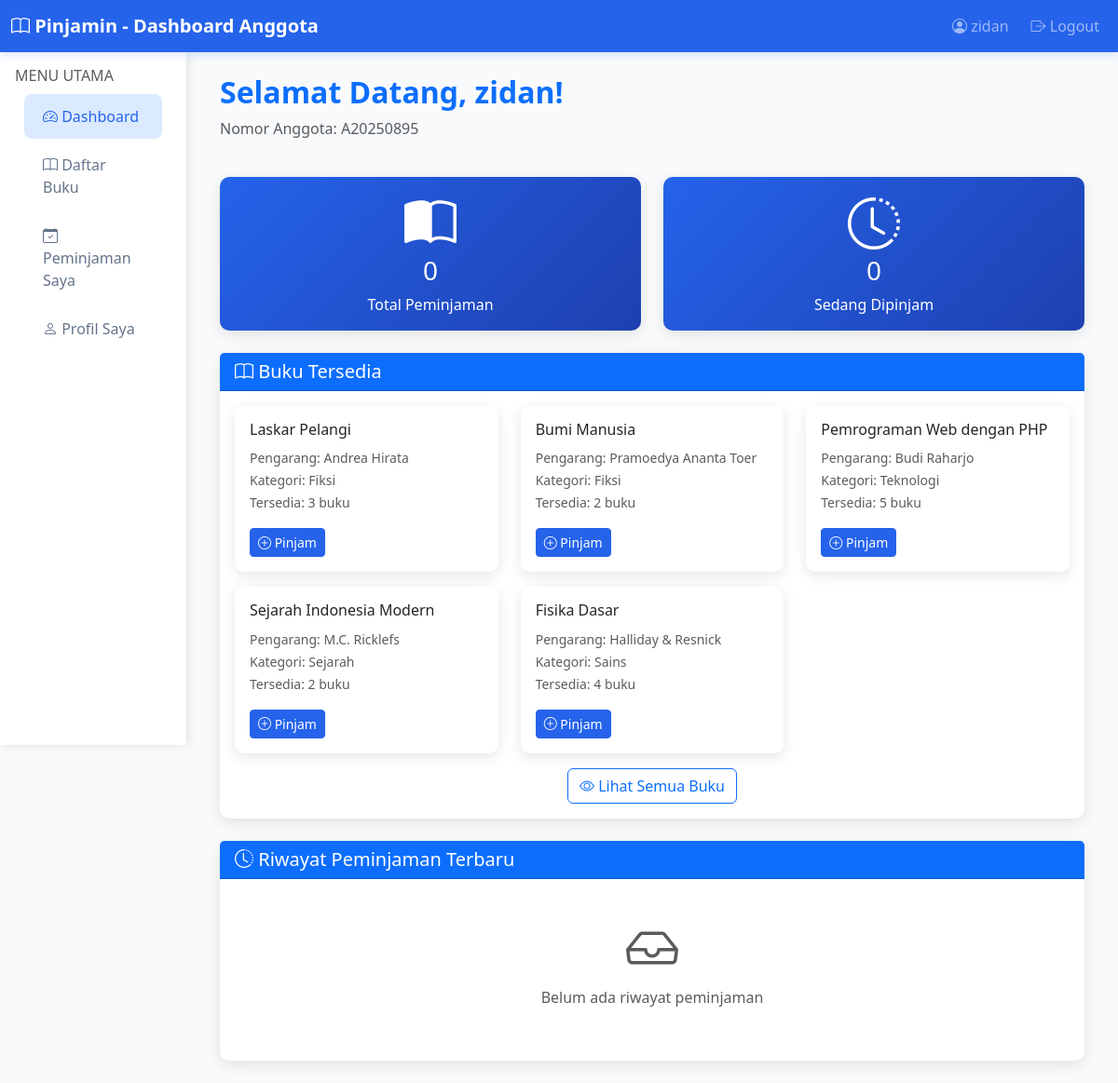
/member_dashboard.php (signed in), run on the app's committed database.
### tables this page shows
CREATE TABLE `buku` (
  `id_buku` int NOT NULL,
  `kode_buku` varchar(20) NOT NULL,
  `judul` varchar(200) NOT NULL,
  `pengarang` varchar(100) NOT NULL,
  `penerbit` varchar(100) DEFAULT NULL,
  `tahun_terbit` year DEFAULT NULL,
  `id_kategori` int DEFAULT NULL,
  `jumlah_total` int DEFAULT '1',
  `jumlah_tersedia` int DEFAULT '1',
  `deskripsi` text,
  `tanggal_ditambahkan` timestamp NULL DEFAULT CURRENT_TIMESTAMP
);

CREATE TABLE `kategori` (
  `id_kategori` int NOT NULL,
  `nama_kategori` varchar(100) NOT NULL,
  `deskripsi` text,
  `tanggal_dibuat` timestamp NULL DEFAULT CURRENT_TIMESTAMP
);

### member_dashboard.php (the view, shortened to what this page needs)
<?php
require_once 'database.php';
$stmt = $pdo->prepare("SELECT COUNT(*) as total_pinjam FROM peminjaman WHERE id_anggota = ?");
$stmt->execute([$_SESSION['id_anggota']]);
$total_pinjam = $stmt->fetchColumn();
$stmt = $pdo->prepare("SELECT COUNT(*) as sedang_pinjam FROM peminjaman WHERE id_anggota = ? AND status = 'dipinjam'");
$stmt->execute([$_SESSION['id_anggota']]);
$sedang_pinjam = $stmt->fetchColumn();
$stmt = $pdo->prepare("SELECT b.*, k.nama_kategori FROM buku b LEFT JOIN kategori k ON b.id_kategori = k.id_kategori WHERE b.jumlah_tersedia > 0 ORDER BY b.tanggal_ditambahkan DESC LIMIT 6");
$stmt->execute();
$buku_tersedia = $stmt->fetchAll();
$stmt = $pdo->prepare("SELECT p.*, b.judul, b.pengarang FROM peminjaman p JOIN buku b ON p.id_buku = b.id_buku WHERE p.id_anggota = ? ORDER BY p.tanggal_pinjam DESC LIMIT 5");
$stmt->execute([$_SESSION['id_anggota']]);
$riwayat_pinjam = $stmt->fetchAll();
?>
<!DOCTYPE html>
<html lang="id">
<head>
    <link href="https://cdn.jsdelivr.net/npm/bootstrap@5.3.0/dist/css/bootstrap.min.css" rel="stylesheet">
    <link href="https://cdn.jsdelivr.net/npm/bootstrap-icons@1.10.0/font/bootstrap-icons.css" rel="stylesheet">
</head>
<body>
    <nav class="navbar navbar-expand-lg navbar-dark">
        <div class="container-fluid">
            <a class="navbar-brand fw-bold" href="#">
                <i class="bi bi-book"></i> Pinjamin - Dashboard Anggota
            </a>
            <div class="navbar-nav ms-auto">
                <span class="navbar-text me-3">
                    <i class="bi bi-person-circle"></i> <?= $_SESSION['nama_anggota'] ?>
                </span>
                <a class="nav-link" href="logout.php">
                    <i class="bi bi-box-arrow-right"></i> Logout
                </a>
            </div>
        </div>
    </nav>
    <div class="container-fluid">
        <div class="row">
            <div class="col-md-3 col-lg-2 px-0">
                <div class="sidebar">
                    <div class="p-3">
                        <h6 class="text-muted">MENU UTAMA</h6>
                        <nav class="nav flex-column">
                            <a class="nav-link active" href="member_dashboard.php">
                                <i class="bi bi-speedometer2"></i> Dashboard
                            </a>
                            <a class="nav-link" href="member_buku.php">
                                <i class="bi bi-book"></i> Daftar Buku
                            </a>
                            <a class="nav-link" href="member_peminjaman.php">
                                <i class="bi bi-calendar-check"></i> Peminjaman Saya
                            </a>
                            <a class="nav-link" href="member_profil.php">
                                <i class="bi bi-person"></i> Profil Saya
                            </a>
                        </nav>
                    </div>
                </div>
            </div>
            <div class="col-md-9 col-lg-10">
                <div class="p-4">
                    <div class="row mb-4">
                        <div class="col-12">
                            <h2 class="fw-bold text-primary">Selamat Datang, <?= $_SESSION['nama_anggota'] ?>!</h2>
                            <p class="text-muted">Nomor Anggota: <?= $_SESSION['nomor_anggota'] ?></p>
                        </div>
                    </div>
                    <div class="row mb-4">
                        <div class="col-md-6">
                            <div class="card stat-card">
                                <div class="card-body text-center">
                                    <i class="bi bi-book-half display-4 mb-3"></i>
                                    <h3><?= $total_pinjam ?></h3>
                                    <p class="mb-0">Total Peminjaman</p>
                                </div>
                            </div>
                        </div>
                        <div class="col-md-6">
                            <div class="card stat-card">
                                <div class="card-body text-center">
                                    <i class="bi bi-clock-history display-4 mb-3"></i>
                                    <h3><?= $sedang_pinjam ?></h3>
                                    <p class="mb-0">Sedang Dipinjam</p>
                                </div>
                            </div>
                        </div>
                    </div>
                    <div class="row mb-4">
                        <div class="col-12">
                            <div class="card">
                                <div class="card-header bg-primary text-white">
                                    <h5 class="mb-0">
                                        <i class="bi bi-book"></i> Buku Tersedia
                                    </h5>
                                </div>
                                <div class="card-body">
                                    <div class="row">
                                        <?php foreach ($buku_tersedia as $buku): ?>
                                        <div class="col-md-4 mb-3">
                                            <div class="card h-100">
                                                <div class="card-body">
                                                    <h6 class="card-title"><?= htmlspecialchars($buku['judul']) ?></h6>
                                                    <p class="card-text">
                                                        <small class="text-muted">
                                                            Pengarang: <?= htmlspecialchars($buku['pengarang']) ?><br>
                                                            Kategori: <?= htmlspecialchars($buku['nama_kategori']) ?><br>
                                                            Tersedia: <?= $buku['jumlah_tersedia'] ?> buku
                                                        </small>
                                                    </p>
                                                    <a href="member_pinjam.php?id=<?= $buku['id_buku'] ?>" class="btn btn-primary btn-sm">
                                                        <i class="bi bi-plus-circle"></i> Pinjam
                                                    </a>
                                                </div>
                                            </div>
                                        </div>
                                        <?php endforeach; ?>
                                    </div>
                                    <div class="text-center">
                                        <a href="member_buku.php" class="btn btn-outline-primary">
                                            <i class="bi bi-eye"></i> Lihat Semua Buku
                                        </a>
                                    </div>
                                </div>
                            </div>
                        </div>
                    </div>
                    <div class="row">
                        <div class="col-12">
                            <div class="card">
                                <div class="card-header bg-primary text-white">
                                    <h5 class="mb-0">
                                        <i class="bi bi-clock-history"></i> Riwayat Peminjaman Terbaru
                                    </h5>
                                </div>
                                <div class="card-body">
                                    <?php if (count($riwayat_pinjam) > 0): ?>
                                    <div class="table-responsive">
                                        <table class="table table-hover">
                                            <thead>
                                                <tr>
                                                    <th>Judul Buku</th>
                                                    <th>Tanggal Pinjam</th>
                                                    <th>Tanggal Kembali</th>
                                                    <th>Status</th>
                                                </tr>
                                            </thead>
                                            <tbody>
                                                <?php foreach ($riwayat_pinjam as $pinjam): ?>
                                                <tr>
                                                    <td>
                                                        <strong><?= htmlspecialchars($pinjam['judul']) ?></strong><br>
                                                        <small class="text-muted"><?= htmlspecialchars($pinjam['pengarang']) ?></small>
                                                    </td>
                                                    <td><?= formatTanggal($pinjam['tanggal_pinjam']) ?></td>
                                                    <td><?= formatTanggal($pinjam['tanggal_kembali_rencana']) ?></td>
                                                    <td>
                                                        <?php if ($pinjam['status'] == 'dipinjam'): ?>
                                                            <span class="badge bg-warning">Dipinjam</span>
                                                        <?php elseif ($pinjam['status'] == 'dikembalikan'): ?>
                                                            <span class="badge bg-success">Dikembalikan</span>
                                                        <?php else: ?>
                                                            <span class="badge bg-danger">Terlambat</span>
                                                        <?php endif; ?>
                                                    </td>
                                                </tr>
                                                <?php endforeach; ?>
                                            </tbody>
                                        </table>
                                    </div>
                                    <div class="text-center">
                                        <a href="member_peminjaman.php" class="btn btn-outline-primary">
                                            <i class="bi bi-eye"></i> Lihat Semua Riwayat
                                        </a>
                                    </div>
                                    <?php else: ?>
                                    <div class="text-center py-4">
                                        <i class="bi bi-inbox display-4 text-muted"></i>
                                        <p class="text-muted mt-2">Belum ada riwayat peminjaman</p>
                                    </div>
                                    <?php endif; ?>
                                </div>
                            </div>
                        </div>
                    </div>
                </div>
            </div>
        </div>
    </div>
</body>
</html>

### member_dashboard.php (style rules this page uses)
:root { --primary-blue: #2563eb; --light-blue: #dbeafe; --dark-blue: #1e40af; }
body { background: #f8fafc; }
.navbar { background: var(--primary-blue) !important; box-shadow: 0 2px 10px rgba(37, 99, 235, 0.2); }
.sidebar { background: white; min-height: calc(100vh - 56px); box-shadow: 2px 0 10px rgba(0, 0, 0, 0.1); }
.sidebar .nav-link { color: #64748b; padding: 12px 20px; border-radius: 8px; margin: 2px 10px; }
.sidebar .nav-link:hover, .sidebar .nav-link.active { background: var(--light-blue); color: var(--primary-blue); }
.card { border: none; box-shadow: 0 4px 15px rgba(0, 0, 0, 0.1); border-radius: 10px; }
.stat-card { background: linear-gradient(135deg, var(--primary-blue), var(--dark-blue)); color: white; }
.btn-primary { background: var(--primary-blue); border-color: var(--primary-blue); }

### data on the page
buku: judul "Laskar Pelangi", pengarang "Andrea Hirata", id_kategori.nama_kategori "Fiksi", jumlah_tersedia "3"
buku: judul "Bumi Manusia", pengarang "Pramoedya Ananta Toer", id_kategori.nama_kategori "Fiksi", jumlah_tersedia "2"
buku: judul "Pemrograman Web dengan PHP", pengarang "Budi Raharjo", id_kategori.nama_kategori "Teknologi", jumlah_tersedia "5"
buku: judul "Sejarah Indonesia Modern", pengarang "M.C. Ricklefs", id_kategori.nama_kategori "Sejarah", jumlah_tersedia "2"
buku: judul "Fisika Dasar", pengarang "Halliday & Resnick", id_kategori.nama_kategori "Sains", jumlah_tersedia "4"

### other printed values
$_SESSION['nama_anggota'] "zidan"
$_SESSION['nomor_anggota'] "A20250895"
$total_pinjam "0"
$sedang_pinjam "0"
